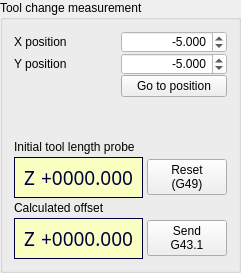
        <widget class="QGroupBox" name="groupBox">
         <property name="title">
          <string>Tool change measurement</string>
         </property>
         <layout class="QVBoxLayout" name="verticalLayout_27">
          <property name="spacing">
           <number>7</number>
          </property>
          <item>
           <widget class="QWidget" name="widget" native="true">
            <layout class="QGridLayout" name="gridLayout_8">
             <property name="leftMargin">
              <number>0</number>
             </property>
             <property name="topMargin">
              <number>0</number>
             </property>
             <property name="rightMargin">
              <number>0</number>
             </property>
             <property name="bottomMargin">
              <number>0</number>
             </property>
             <property name="spacing">
              <number>0</number>
             </property>
             <item row="0" column="0">
              <widget class="QLabel" name="label_33">
               <property name="toolTip">
                <string>Absolute X machine position (G53 based) of tool length sensor</string>
               </property>
               <property name="text">
                <string>X position</string>
               </property>
              </widget>
             </item>
             <item row="0" column="1">
              <widget class="QDoubleSpinBox" name="dsbToolLengthSensorX">
               <property name="maximumSize">
                <size>
                 <width>16777215</width>
                 <height>23</height>
                </size>
               </property>
               <property name="toolTip">
                <string>Absolute X machine position (G53 based) of tool length sensor</string>
               </property>
               <property name="styleSheet">
                <string notr="true">background: palette(Base)</string>
               </property>
               <property name="alignment">
                <set>Qt::AlignRight|Qt::AlignTrailing|Qt::AlignVCenter</set>
               </property>
               <property name="decimals">
                <number>3</number>
               </property>
               <property name="minimum">
                <double>-10000.000000000000000</double>
               </property>
               <property name="maximum">
                <double>10000.000000000000000</double>
               </property>
               <property name="singleStep">
                <double>0.100000000000000</double>
               </property>
               <property name="value">
                <double>-5.000000000000000</double>
               </property>
              </widget>
             </item>
             <item row="1" column="0">
              <widget class="QLabel" name="label_34">
               <property name="toolTip">
                <string>Absolute Y machine position (G53 based) of tool length sensor</string>
               </property>
               <property name="text">
                <string>Y position</string>
               </property>
              </widget>
             </item>
             <item row="1" column="1">
              <widget class="QDoubleSpinBox" name="dsbToolLengthSensorY">
               <property name="maximumSize">
                <size>
                 <width>16777215</width>
                 <height>23</height>
                </size>
               </property>
               <property name="toolTip">
                <string>Absolute Y machine position (G53 based) of tool length sensor</string>
               </property>
               <property name="styleSheet">
                <string notr="true">background: palette(Base)</string>
               </property>
               <property name="alignment">
                <set>Qt::AlignRight|Qt::AlignTrailing|Qt::AlignVCenter</set>
               </property>
               <property name="decimals">
                <number>3</number>
               </property>
               <property name="minimum">
                <double>-10000.000000000000000</double>
               </property>
               <property name="maximum">
                <double>10000.000000000000000</double>
               </property>
               <property name="singleStep">
                <double>0.100000000000000</double>
               </property>
               <property name="value">
                <double>-5.000000000000000</double>
               </property>
              </widget>
             </item>
             <item row="2" column="1">
              <widget class="QPushButton" name="btnGoToSensor">
               <property name="toolTip">
                <string>Rapid move to XY machine position (G53G0X.Y.) of tool length sensor</string>
               </property>
               <property name="text">
                <string>Go to position</string>
               </property>
              </widget>
             </item>
            </layout>
           </widget>
          </item>
          <item>
           <spacer name="verticalSpacer_4">
            <property name="orientation">
             <enum>Qt::Vertical</enum>
            </property>
            <property name="sizeHint" stdset="0">
             <size>
              <width>20</width>
              <height>36</height>
             </size>
            </property>
           </spacer>
          </item>
          <item>
           <widget class="QWidget" name="widget" native="true">
            <layout class="QVBoxLayout" name="verticalLayout_26">
             <property name="spacing">
              <number>3</number>
             </property>
             <property name="leftMargin">
              <number>0</number>
             </property>
             <property name="topMargin">
              <number>0</number>
             </property>
             <property name="rightMargin">
              <number>0</number>
             </property>
             <property name="bottomMargin">
              <number>0</number>
             </property>
             <item>
              <widget class="QLabel" name="label_35">
               <property name="toolTip">
                <string>Initial Z coordinate of tool tip probe</string>
               </property>
               <property name="text">
                <string>Initial tool length probe</string>
               </property>
              </widget>
             </item>
             <item>
              <widget class="QWidget" name="widget" native="true">
               <layout class="QHBoxLayout" name="horizontalLayout_16">
                <property name="spacing">
                 <number>4</number>
                </property>
                <property name="leftMargin">
                 <number>0</number>
                </property>
                <property name="topMargin">
                 <number>0</number>
                </property>
                <property name="rightMargin">
                 <number>0</number>
                </property>
                <property name="bottomMargin">
                 <number>0</number>
                </property>
                <item>
                 <widget class="QFrame" name="qfProbeZResult_10">
                  <property name="sizePolicy">
                   <sizepolicy hsizetype="Expanding" vsizetype="Preferred">
                    <horstretch>0</horstretch>
                    <verstretch>0</verstretch>
                   </sizepolicy>
                  </property>
                  <property name="toolTip">
                   <string>Initial Z coordinate of tool tip probe</string>
                  </property>
                  <property name="styleSheet">
                   <string notr="true">background-color: rgb(248, 255, 192);
color: rgb(0, 0, 63);</string>
                  </property>
                  <property name="frameShape">
                   <enum>QFrame::Box</enum>
                  </property>
                  <layout class="QHBoxLayout" name="horizontalLayout_29">
                   <property name="spacing">
                    <number>6</number>
                   </property>
                   <property name="leftMargin">
                    <number>9</number>
                   </property>
                   <property name="topMargin">
                    <number>6</number>
                   </property>
                   <property name="rightMargin">
                    <number>9</number>
                   </property>
                   <property name="bottomMargin">
                    <number>6</number>
                   </property>
                   <item>
                    <widget class="QLabel" name="lblLblPosZ_11">
                     <property name="sizePolicy">
                      <sizepolicy hsizetype="Expanding" vsizetype="Fixed">
                       <horstretch>1</horstretch>
                       <verstretch>0</verstretch>
                      </sizepolicy>
                     </property>
                     <property name="maximumSize">
                      <size>
                       <width>16777215</width>
                       <height>16777215</height>
                      </size>
                     </property>
                     <property name="font">
                      <font>
                       <family>LED Calculator</family>
                       <pointsize>14</pointsize>
                      </font>
                     </property>
                     <property name="contextMenuPolicy">
                      <enum>Qt::CustomContextMenu</enum>
                     </property>
                     <property name="toolTip">
                      <string>Initial Z coordinate of tool tip probe</string>
                     </property>
                     <property name="text">
                      <string notr="true">Z</string>
                     </property>
                    </widget>
                   </item>
                   <item>
                    <widget class="QLabel" name="lblInitToolLength">
                     <property name="sizePolicy">
                      <sizepolicy hsizetype="Expanding" vsizetype="Fixed">
                       <horstretch>3</horstretch>
                       <verstretch>0</verstretch>
                      </sizepolicy>
                     </property>
                     <property name="minimumSize">
                      <size>
                       <width>0</width>
                       <height>0</height>
                      </size>
                     </property>
                     <property name="font">
                      <font>
                       <family>LED Calculator</family>
                       <pointsize>14</pointsize>
                      </font>
                     </property>
                     <property name="contextMenuPolicy">
                      <enum>Qt::CustomContextMenu</enum>
                     </property>
                     <property name="toolTip">
                      <string>Initial Z coordinate of tool tip probe</string>
                     </property>
                     <property name="text">
                      <string notr="true">+0000.000</string>
                     </property>
                     <property name="alignment">
                      <set>Qt::AlignRight|Qt::AlignTrailing|Qt::AlignVCenter</set>
                     </property>
                    </widget>
                   </item>
                  </layout>
                 </widget>
                </item>
                <item>
                 <widget class="QPushButton" name="btnG49">
                  <property name="sizePolicy">
                   <sizepolicy hsizetype="Preferred" vsizetype="Fixed">
                    <horstretch>0</horstretch>
                    <verstretch>0</verstretch>
                   </sizepolicy>
                  </property>
                  <property name="cursor">
                   <cursorShape>PointingHandCursor</cursorShape>
                  </property>
                  <property name="toolTip">
                   <string>Reset initial result to last Z probe measurement and cancel tool offset (send G49)</string>
                  </property>
                  <property name="text">
                   <string>Reset
(G49)</string>
                  </property>
                  <property name="iconSize">
                   <size>
                    <width>0</width>
                    <height>0</height>
                   </size>
                  </property>
                 </widget>
                </item>
               </layout>
              </widget>
             </item>
             <item>
              <widget class="QLabel" name="label_36">
               <property name="toolTip">
                <string>Tool Z offset to use</string>
               </property>
               <property name="text">
                <string>Calculated offset</string>
               </property>
              </widget>
             </item>
             <item>
              <widget class="QWidget" name="widget" native="true">
               <layout class="QHBoxLayout" name="horizontalLayout_31">
                <property name="spacing">
                 <number>4</number>
                </property>
                <property name="leftMargin">
                 <number>0</number>
                </property>
                <property name="topMargin">
                 <number>0</number>
                </property>
                <property name="rightMargin">
                 <number>0</number>
                </property>
                <property name="bottomMargin">
                 <number>0</number>
                </property>
                <item>
                 <widget class="QFrame" name="qfProbeZResult_11">
                  <property name="sizePolicy">
                   <sizepolicy hsizetype="Expanding" vsizetype="Preferred">
                    <horstretch>0</horstretch>
                    <verstretch>0</verstretch>
                   </sizepolicy>
                  </property>
                  <property name="toolTip">
                   <string>Tool Z offset to use</string>
                  </property>
                  <property name="styleSheet">
                   <string notr="true">background-color: rgb(248, 255, 192);
color: rgb(0, 0, 63);</string>
                  </property>
                  <property name="frameShape">
                   <enum>QFrame::Box</enum>
                  </property>
                  <layout class="QHBoxLayout" name="horizontalLayout_30">
                   <property name="spacing">
                    <number>6</number>
                   </property>
                   <property name="leftMargin">
                    <number>9</number>
                   </property>
                   <property name="topMargin">
                    <number>6</number>
                   </property>
                   <property name="rightMargin">
                    <number>9</number>
                   </property>
                   <property name="bottomMargin">
                    <number>6</number>
                   </property>
                   <item>
                    <widget class="QLabel" name="lblLblPosZ_12">
                     <property name="sizePolicy">
                      <sizepolicy hsizetype="Expanding" vsizetype="Fixed">
                       <horstretch>1</horstretch>
                       <verstretch>0</verstretch>
                      </sizepolicy>
                     </property>
                     <property name="maximumSize">
                      <size>
                       <width>16777215</width>
                       <height>16777215</height>
                      </size>
                     </property>
                     <property name="font">
                      <font>
                       <family>LED Calculator</family>
                       <pointsize>14</pointsize>
                      </font>
                     </property>
                     <property name="contextMenuPolicy">
                      <enum>Qt::CustomContextMenu</enum>
                     </property>
                     <property name="toolTip">
                      <string>Tool Z offset to use</string>
                     </property>
                     <property name="text">
                      <string notr="true">Z</string>
                     </property>
                    </widget>
                   </item>
                   <item>
                    <widget class="QLabel" name="lblToolOffset">
                     <property name="sizePolicy">
                      <sizepolicy hsizetype="Expanding" vsizetype="Fixed">
                       <horstretch>3</horstretch>
                       <verstretch>0</verstretch>
                      </sizepolicy>
                     </property>
                     <property name="minimumSize">
                      <size>
                       <width>0</width>
                       <height>0</height>
                      </size>
                     </property>
                     <property name="font">
                      <font>
                       <family>LED Calculator</family>
                       <pointsize>14</pointsize>
                      </font>
                     </property>
                     <property name="contextMenuPolicy">
                      <enum>Qt::CustomContextMenu</enum>
                     </property>
                     <property name="toolTip">
                      <string>Tool Z offset to use</string>
                     </property>
                     <property name="text">
                      <string notr="true">+0000.000</string>
                     </property>
                     <property name="alignment">
                      <set>Qt::AlignRight|Qt::AlignTrailing|Qt::AlignVCenter</set>
                     </property>
                    </widget>
                   </item>
                  </layout>
                 </widget>
                </item>
                <item>
                 <widget class="QPushButton" name="btnG43_1">
                  <property name="cursor">
                   <cursorShape>PointingHandCursor</cursorShape>
                  </property>
                  <property name="toolTip">
                   <string>Set new tool length offset (G43.1) with the last measure</string>
                  </property>
                  <property name="text">
                   <string>Send
G43.1</string>
                  </property>
                 </widget>
                </item>
               </layout>
              </widget>
             </item>
            </layout>
           </widget>
          </item>
         </layout>
        </widget>
